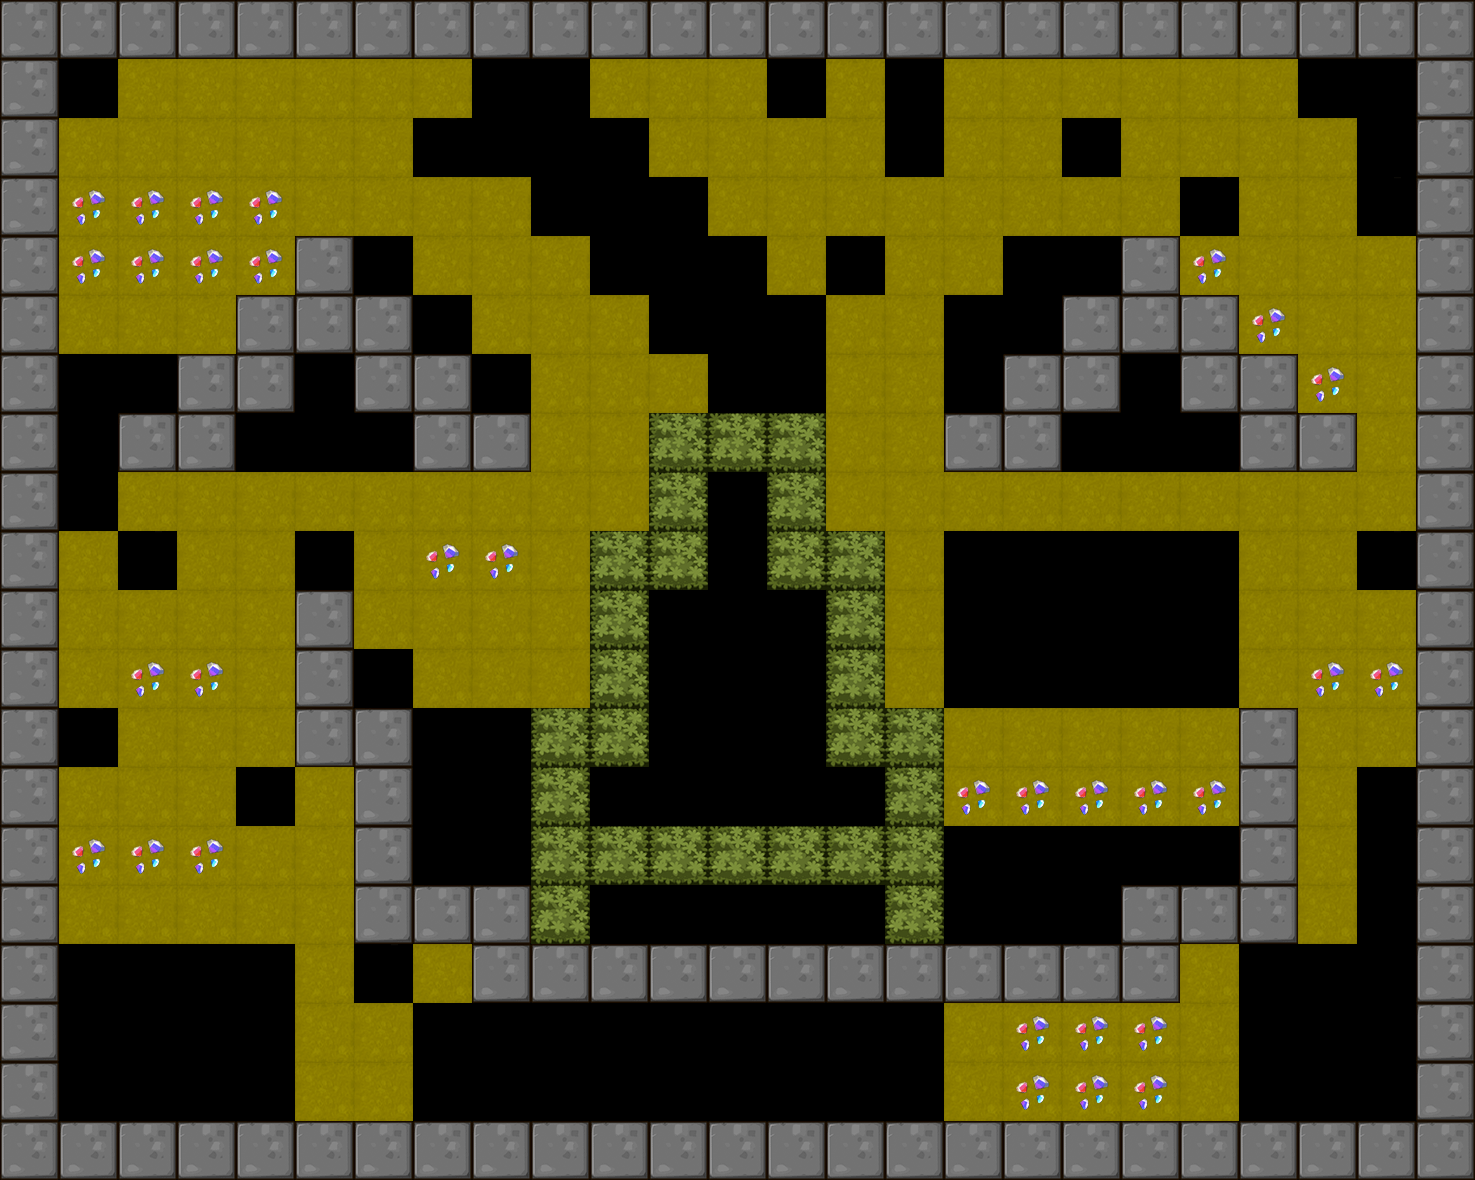

Rendered tile map (Tiled .tmx) drawn with the repository's tilesets; below, a short description and the map source with its tile grids summarised:
An orthogonal 25x20 tile map with 59x59 px tiles, 1 tile layer (BackGround) and 13 objects (9x Shipper, 2x Tracker, Player, Hammer).

<map version="1.0" orientation="orthogonal" renderorder="right-down" width="25" height="20" tilewidth="59" tileheight="59">
 <tileset firstgid="1" name="itemmap" tilewidth="59" tileheight="59">
  <image source="tileset2.png" trans="ff00ff" width="354" height="354" />
 </tileset>
 <layer name="BackGround" width="25" height="20">
  <data>[500 cells, 441 non-empty, 13 distinct tile ids]</data>
 </layer>
 <objectgroup name="RobotCharacter">
  <object name="Player" x="63" y="63" width="40" height="40" />
 </objectgroup>
 <objectgroup name="EnemyCharacter">
  <object name="Shipper" type="Shipper" x="848.182" y="1057.27" width="40" height="40" />
  <object name="Hammer" type="Hammer" x="423.201" y="835.808" width="40" height="40" />
  <object name="Shipper" type="Shipper" x="655.795" y="599.932" width="40" height="40" />
  <object name="Shipper" type="Shipper" x="712.808" y="715.118" width="40" height="40" />
  <object name="Shipper" type="Shipper" x="730.778" y="1067.5" width="40" height="40" />
  <object name="Shipper" type="Shipper" x="775.538" y="600.92" width="40" height="40" />
  <object name="Shipper" type="Shipper" x="1068.56" y="243.549" width="40" height="40" />
  <object name="Shipper" type="Shipper" x="1129.01" y="420.955" width="40" height="40" />
  <object name="Shipper" type="Shipper" x="66.8107" y="360.847" width="40" height="40" />
  <object name="Tracker" type="Tracker" x="1009" y="596" width="40" height="40" />
  <object name="Tracker" type="Tracker" x="655.068" y="890.891" width="40" height="40" />
  <object name="Shipper" type="Shipper" x="305.222" y="418.936" width="40" height="40" />
 </objectgroup>
</map>
